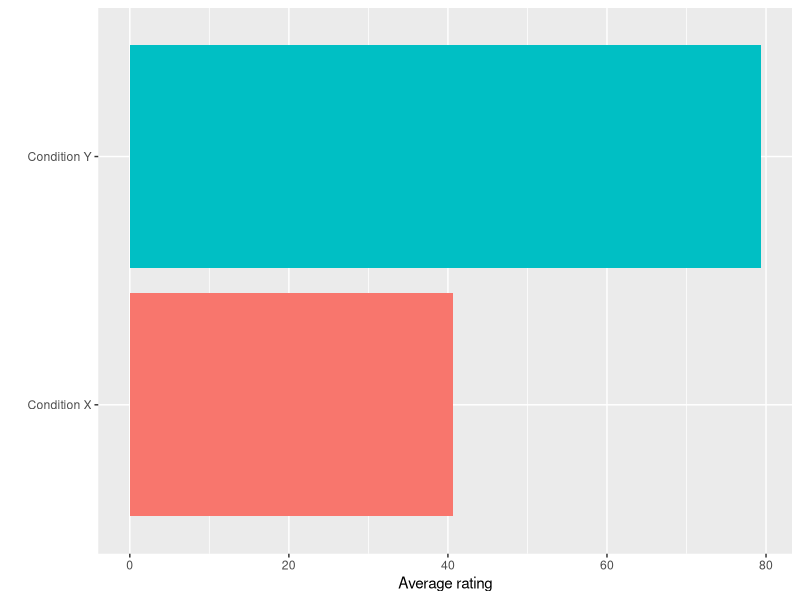
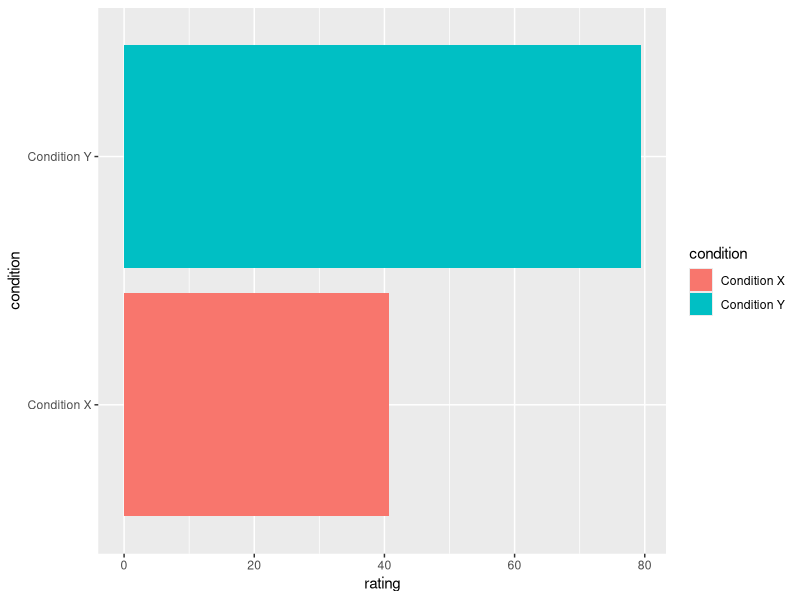

Recreate these plots in R, in order.
## ---- chunk 1
knitr::opts_chunk$set(echo = TRUE)
## ---- chunk 2
library(tidyverse)
## ---- chunk 3
d <- tibble(
  subject = rep(str_c("s", 1:5)),
  x = c(36.25, 29.72, 1.37, 48.55, 87.34),
  y = c(62.97, 87.6, 81.05, 78.42, 86.7),
  z = c(4.88, 98.58, 95.77, 71.99, 29.44)
)
d
## ---- chunk 4
d %>% 
  # select(-z) %>% 
  pivot_longer(
    cols = 2:3,
    names_to = "condition",
    values_to = "rating"
  ) %>%
  group_by(condition) %>% 
  summarise(rating = mean(rating)) %>%
  mutate(condition = case_when(
    condition == "x" ~ "Condition X",
    condition == "y" ~ "Condition Y"
  )) %>%
  ggplot(aes(
    x = condition,
    y = rating,
    fill = condition
  )) +
  geom_bar(stat = "identity") +
  labs(x = "",
       y = "Average rating") +
  guides(fill = "none") +
  coord_flip()
## ---- chunk 5
post_pred_samples <- function(
  k, N,
  n_samples = 100,
  prior_alpha = 1, prior_beta = 1
) {
  map_dbl(
    rbeta(n_samples, prior_alpha + k, prior_beta + N - k),
    function(x){
      sum(runif(n = N, 0, 1) < x)
    }
  )
}
## ---- chunk 6
d %>% 
  pivot_longer(
    cols = 2:3,
    names_to = "condition",
    values_to = "rating"
  ) %>%
  group_by(condition) %>% 
  summarise(rating = mean(rating)) %>%
  mutate(condition = case_when(
    condition == "x" ~ "Condition X",
    condition == "y" ~ "Condition Y"
  )) %>%
  ggplot(aes(
    x = condition,
    y = rating,
    fill = condition
  )) +
  geom_bar(stat = "identity") +
  coord_flip()
